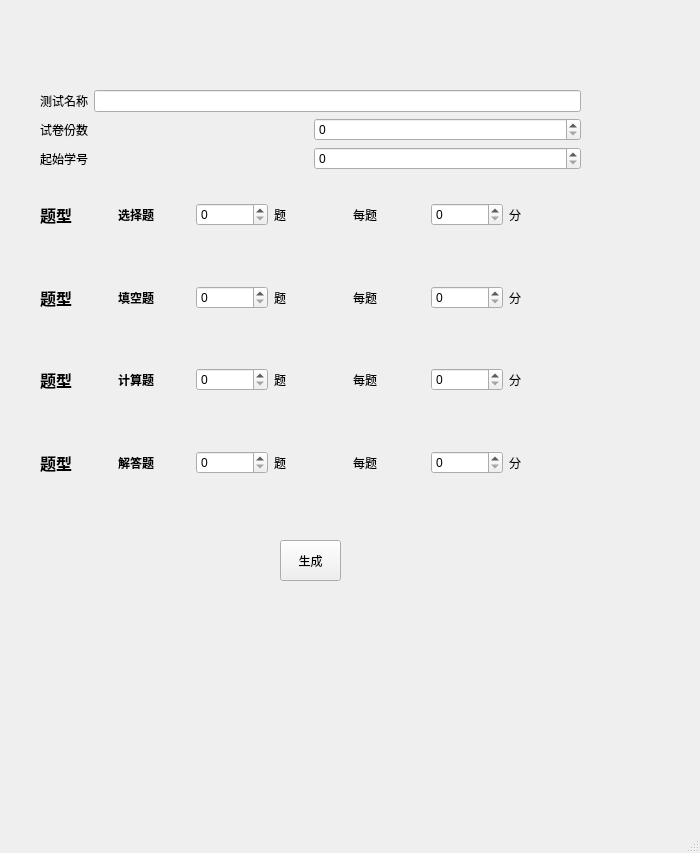
<?xml version="1.0" encoding="UTF-8"?>
<ui version="4.0">
 <class>MainWindow</class>
 <widget class="QMainWindow" name="MainWindow">
  <property name="geometry">
   <rect>
    <x>0</x>
    <y>0</y>
    <width>700</width>
    <height>853</height>
   </rect>
  </property>
  <property name="windowTitle">
   <string>MainWindow</string>
  </property>
  <widget class="QWidget" name="centralwidget">
   <widget class="QPushButton" name="pushButton">
    <property name="geometry">
     <rect>
      <x>280</x>
      <y>540</y>
      <width>61</width>
      <height>41</height>
     </rect>
    </property>
    <property name="text">
     <string>生成</string>
    </property>
   </widget>
   <widget class="QWidget" name="">
    <property name="geometry">
     <rect>
      <x>40</x>
      <y>90</y>
      <width>541</width>
      <height>411</height>
     </rect>
    </property>
    <layout class="QVBoxLayout" name="verticalLayout_3">
     <item>
      <layout class="QHBoxLayout" name="horizontalLayout_7">
       <item>
        <widget class="QLabel" name="label_22">
         <property name="text">
          <string>测试名称</string>
         </property>
        </widget>
       </item>
       <item>
        <widget class="QLineEdit" name="lineEdit"/>
       </item>
      </layout>
     </item>
     <item>
      <layout class="QHBoxLayout" name="horizontalLayout_5">
       <item>
        <widget class="QLabel" name="label">
         <property name="text">
          <string>试卷份数</string>
         </property>
        </widget>
       </item>
       <item>
        <widget class="QSpinBox" name="xuanzetishuliang_5"/>
       </item>
      </layout>
     </item>
     <item>
      <layout class="QHBoxLayout" name="horizontalLayout_6">
       <item>
        <widget class="QLabel" name="label_23">
         <property name="text">
          <string>起始学号</string>
         </property>
        </widget>
       </item>
       <item>
        <widget class="QSpinBox" name="xuanzetishuliang_6"/>
       </item>
      </layout>
     </item>
     <item>
      <layout class="QHBoxLayout" name="horizontalLayout_3">
       <item>
        <widget class="QLabel" name="label_12">
         <property name="font">
          <font>
           <pointsize>12</pointsize>
           <weight>75</weight>
           <italic>false</italic>
           <bold>true</bold>
           <underline>false</underline>
          </font>
         </property>
         <property name="text">
          <string>题型</string>
         </property>
        </widget>
       </item>
       <item>
        <widget class="QLabel" name="label_13">
         <property name="font">
          <font>
           <weight>75</weight>
           <bold>true</bold>
           <strikeout>false</strikeout>
          </font>
         </property>
         <property name="text">
          <string>选择题</string>
         </property>
        </widget>
       </item>
       <item>
        <widget class="QSpinBox" name="xuanzetishuliang"/>
       </item>
       <item>
        <widget class="QLabel" name="label_14">
         <property name="text">
          <string>题</string>
         </property>
        </widget>
       </item>
       <item>
        <widget class="QLabel" name="label_15">
         <property name="text">
          <string>每题</string>
         </property>
        </widget>
       </item>
       <item>
        <widget class="QSpinBox" name="xuanzetifenshu"/>
       </item>
       <item>
        <widget class="QLabel" name="label_16">
         <property name="text">
          <string>分</string>
         </property>
        </widget>
       </item>
      </layout>
     </item>
     <item>
      <layout class="QHBoxLayout" name="horizontalLayout_2">
       <item>
        <widget class="QLabel" name="label_7">
         <property name="font">
          <font>
           <pointsize>12</pointsize>
           <weight>75</weight>
           <italic>false</italic>
           <bold>true</bold>
           <underline>false</underline>
          </font>
         </property>
         <property name="text">
          <string>题型</string>
         </property>
        </widget>
       </item>
       <item>
        <widget class="QLabel" name="label_8">
         <property name="font">
          <font>
           <weight>75</weight>
           <bold>true</bold>
           <strikeout>false</strikeout>
          </font>
         </property>
         <property name="text">
          <string>填空题</string>
         </property>
        </widget>
       </item>
       <item>
        <widget class="QSpinBox" name="xuanzetishuliang_2"/>
       </item>
       <item>
        <widget class="QLabel" name="label_9">
         <property name="text">
          <string>题</string>
         </property>
        </widget>
       </item>
       <item>
        <widget class="QLabel" name="label_10">
         <property name="text">
          <string>每题</string>
         </property>
        </widget>
       </item>
       <item>
        <widget class="QSpinBox" name="xuanzetifenshu_2"/>
       </item>
       <item>
        <widget class="QLabel" name="label_11">
         <property name="text">
          <string>分</string>
         </property>
        </widget>
       </item>
      </layout>
     </item>
     <item>
      <layout class="QHBoxLayout" name="horizontalLayout_4">
       <item>
        <widget class="QLabel" name="label_17">
         <property name="font">
          <font>
           <pointsize>12</pointsize>
           <weight>75</weight>
           <italic>false</italic>
           <bold>true</bold>
           <underline>false</underline>
          </font>
         </property>
         <property name="text">
          <string>题型</string>
         </property>
        </widget>
       </item>
       <item>
        <widget class="QLabel" name="label_18">
         <property name="font">
          <font>
           <weight>75</weight>
           <bold>true</bold>
           <strikeout>false</strikeout>
          </font>
         </property>
         <property name="text">
          <string>计算题</string>
         </property>
        </widget>
       </item>
       <item>
        <widget class="QSpinBox" name="xuanzetishuliang_4"/>
       </item>
       <item>
        <widget class="QLabel" name="label_19">
         <property name="text">
          <string>题</string>
         </property>
        </widget>
       </item>
       <item>
        <widget class="QLabel" name="label_20">
         <property name="text">
          <string>每题</string>
         </property>
        </widget>
       </item>
       <item>
        <widget class="QSpinBox" name="xuanzetifenshu_4"/>
       </item>
       <item>
        <widget class="QLabel" name="label_21">
         <property name="text">
          <string>分</string>
         </property>
        </widget>
       </item>
      </layout>
     </item>
     <item>
      <layout class="QHBoxLayout" name="horizontalLayout">
       <item>
        <widget class="QLabel" name="label_6">
         <property name="font">
          <font>
           <pointsize>12</pointsize>
           <weight>75</weight>
           <italic>false</italic>
           <bold>true</bold>
           <underline>false</underline>
          </font>
         </property>
         <property name="text">
          <string>题型</string>
         </property>
        </widget>
       </item>
       <item>
        <widget class="QLabel" name="label_2">
         <property name="font">
          <font>
           <weight>75</weight>
           <bold>true</bold>
           <strikeout>false</strikeout>
          </font>
         </property>
         <property name="text">
          <string>解答题</string>
         </property>
        </widget>
       </item>
       <item>
        <widget class="QSpinBox" name="xuanzetishuliang_3"/>
       </item>
       <item>
        <widget class="QLabel" name="label_3">
         <property name="text">
          <string>题</string>
         </property>
        </widget>
       </item>
       <item>
        <widget class="QLabel" name="label_5">
         <property name="text">
          <string>每题</string>
         </property>
        </widget>
       </item>
       <item>
        <widget class="QSpinBox" name="xuanzetifenshu_3"/>
       </item>
       <item>
        <widget class="QLabel" name="label_4">
         <property name="text">
          <string>分</string>
         </property>
        </widget>
       </item>
      </layout>
     </item>
    </layout>
   </widget>
  </widget>
  <widget class="QMenuBar" name="menubar">
   <property name="geometry">
    <rect>
     <x>0</x>
     <y>0</y>
     <width>700</width>
     <height>26</height>
    </rect>
   </property>
  </widget>
  <widget class="QStatusBar" name="statusbar"/>
 </widget>
 <resources/>
 <connections>
  <connection>
   <sender>pushButton</sender>
   <signal>clicked()</signal>
   <receiver>pushButton</receiver>
   <slot>click()</slot>
   <hints>
    <hint type="sourcelabel">
     <x>348</x>
     <y>113</y>
    </hint>
    <hint type="destinationlabel">
     <x>358</x>
     <y>116</y>
    </hint>
   </hints>
  </connection>
 </connections>
</ui>
